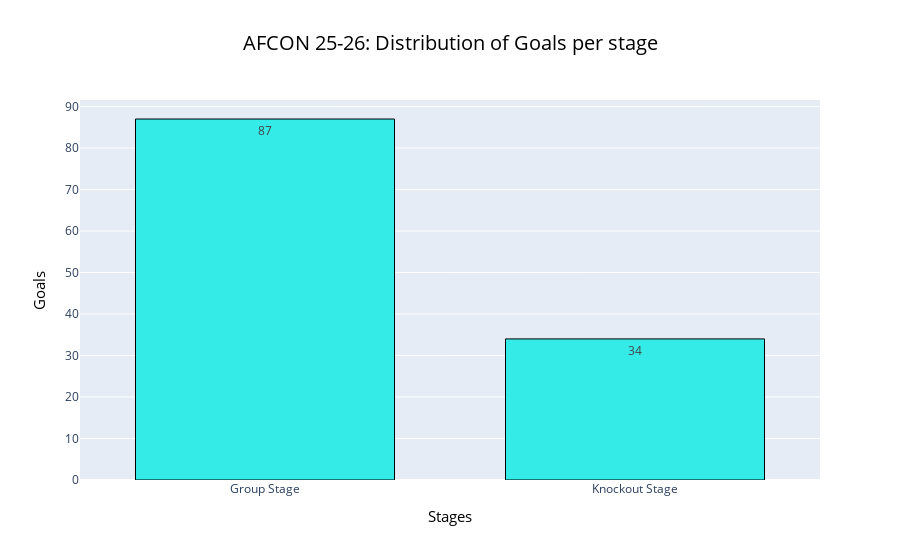

Notebook source saved alongside this figure:
### Code cell
# Distribution of Goals per stage : 
group_stage=["Matchday 1","Matchday 2","Matchday 3"]
group_stage_goals=afcon[afcon["Game Week"].isin(group_stage)][["total_goals"]].sum()
Knockout_stage_goals=afcon[afcon["Game Week"]=="Knockout Stage"][["total_goals"]].sum()
stage=["Group Stage","Knockout Stage"]
goals=[int(group_stage_goals),int(Knockout_stage_goals)]
fig=px.bar(x=stage,y=goals,title="AFCON 25-26: Distribution of Goals per stage ",color_discrete_sequence=["#34ebe8"],labels={"y":"Goals"},text_auto=True)
fig.update_layout(xaxis_title="Stages",yaxis_title="Goals",bargap=0.3,title_x=0.5,title_font=dict(size=20,color="black"),xaxis_title_font=dict(size=15,color="black"),yaxis_title_font=dict(size=15,color="black"))
fig.update_traces(marker_line_color='black',marker_line_width=1)
fig.show()
display(Image(r"C:\Users\dell\Desktop\AFCON project\Pictures\newplot3.png"))

### Figure 1 — Plotly figure (JSON) as saved in the notebook; plotly's stock layout.template omitted (floating-point values rounded to 4 significant figures)
{"data": [{"hovertemplate": "x=%{x}<br>Goals=%{y}<extra></extra>", "legendgroup": "", "marker": {"color": "#34ebe8", "line": {"color": "black", "width": 1}, "pattern": {"shape": ""}}, "name": "", "orientation": "v", "showlegend": false, "textposition": "auto", "texttemplate": "%{y}", "type": "bar", "x": ["Group Stage", "Knockout Stage"], "xaxis": "x", "y": [87, 34], "yaxis": "y"}], "layout": {"bargap": 0.3, "barmode": "relative", "legend": {"tracegroupgap": 0}, "title": {"font": {"color": "black", "size": 20}, "text": "AFCON 25-26: Distribution of Goals per stage ", "x": 0.5}, "xaxis": {"anchor": "y", "domain": [0, 1], "title": {"font": {"color": "black", "size": 15}, "text": "Stages"}}, "yaxis": {"anchor": "x", "domain": [0, 1], "title": {"font": {"color": "black", "size": 15}, "text": "Goals"}}}}
